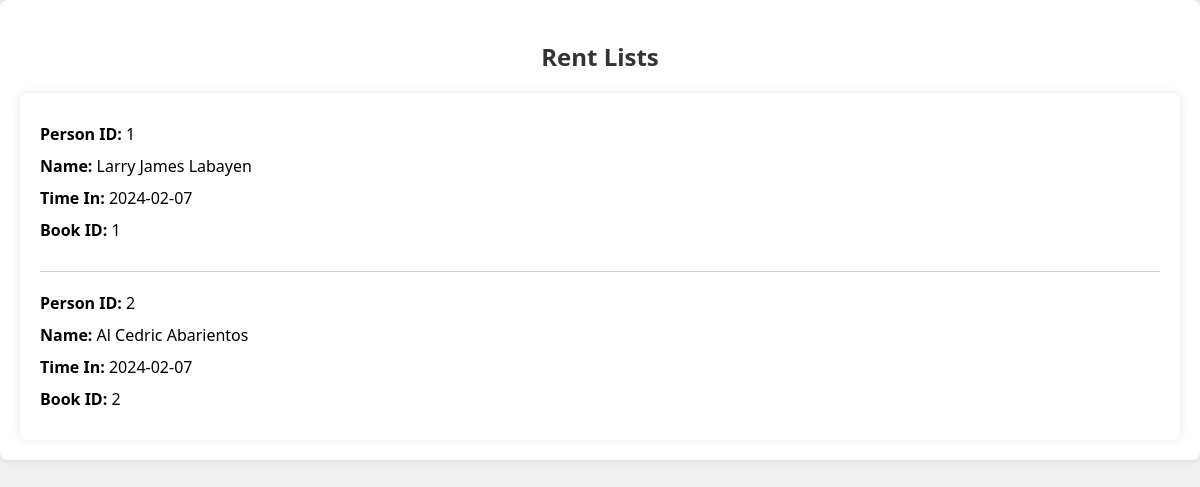
The app's page /checkinout.php with its own data.
### tables this page shows
CREATE TABLE `checkinout` (
  `PersonID` int(11) DEFAULT NULL,
  `TimeIn` date DEFAULT NULL,
  `TimeOut` date DEFAULT NULL,
  `BookId` int(11) DEFAULT NULL
);

CREATE TABLE `renteraccount` (
  `PersonID` bigint(20) UNSIGNED NOT NULL,
  `LastName` varchar(255) DEFAULT NULL,
  `FirstName` varchar(255) DEFAULT NULL,
  `Address` varchar(255) DEFAULT NULL
);

### checkinout.php (the view, shortened to what this page needs)
<?php
include_once("config.php");
$sql = "SELECT * FROM checkinout
        INNER JOIN renteraccount ON checkinout.PersonID = renteraccount.PersonID
        ";
$result = $conn->query($sql);
if ($result->num_rows > 0) {
    echo "
    <!DOCTYPE html>
    <html lang='en'>
    <head>
        <meta charset='UTF-8'>
        <meta name='viewport' content='width=device-width, initial-scale=1.0'>
        <title>Rent Details</title>
        <link rel='stylesheet' href='styles.css'>
        <style>
            .container {
                max-width: 1200px;
                margin: 0 auto;
                padding: 20px;
            }
            .details-box {
                background-color: #fff;
                border-radius: 8px;
                box-shadow: 0 0 10px rgba(0, 0, 0, 0.1);
                padding: 20px;
                margin-top: 20px;
            }
            .details {
                border-bottom: 1px solid #ccc;
                padding-bottom: 20px;
                margin-bottom: 20px;
            }
            .details:last-child {
                border-bottom: none;
                padding-bottom: 0;
                margin-bottom: 0;
            }
            .details p {
                margin: 10px 0;
            }
            .error-message {
                color: red;
            }
        </style>
    </head>
    <body>
        <div class='container'>
            <h2>Rent Lists</h2>
            <div class='details-box'>
    ";
        while ($row = $result->fetch_assoc()) {
        echo "
            <div class='details'>
                <p><strong>Person ID:</strong> " . $row['PersonID'] . "</p>
                <p><strong>Name:</strong> " . $row['FirstName'] . " " . $row['LastName'] . "</p>
                <p><strong>Time In:</strong> " . $row['TimeIn'] . "</p>
                <p><strong>Book ID:</strong> " . $row['BookId'] . "</p>
            </div>
        ";
    }
    echo "
            </div>
        </div>
    </body>
    </html>
    ";
} else {
    echo "<p class='error-message'>No check-in/out records found.</p>";
}
?>

### styles.css (style rules this page uses)
body { font-family: Arial, sans-serif; margin: 0; padding: 0; background-color: #f0f0f0; }
.container { max-width: 1200px; margin: 0 auto; padding: 20px; }
body { font-family: Arial, sans-serif; margin: 0; padding: 0; }
body { font-family: 'Segoe UI', Tahoma, Geneva, Verdana, sans-serif; background-color: #f0f0f0; margin: 0; padding: 0; }
.container { max-width: 600px; margin: 50px auto; padding: 20px; background-color: #fff; border-radius: 8px; box-shadow: 0 0 10px rgba(0, 0, 0, 0.1); }
h2 { text-align: center; color: #333; }

### checkinout.php (style rules this page uses)
.container { max-width: 1200px; margin: 0 auto; padding: 20px; }
.details-box { background-color: #fff; border-radius: 8px; box-shadow: 0 0 10px rgba(0, 0, 0, 0.1); padding: 20px; margin-top: 20px; }
.details { border-bottom: 1px solid #ccc; padding-bottom: 20px; margin-bottom: 20px; }
.details:last-child { border-bottom: none; padding-bottom: 0; margin-bottom: 0; }
.details p { margin: 10px 0; }

### records on screen
checkinout: renteraccount.PersonID "1", renteraccount.FirstName "Larry James", renteraccount.LastName "Labayen", TimeIn "2024-02-07", BookId "1"
checkinout: renteraccount.PersonID "2", renteraccount.FirstName "Al Cedric", renteraccount.LastName "Abarientos", TimeIn "2024-02-07", BookId "2"
